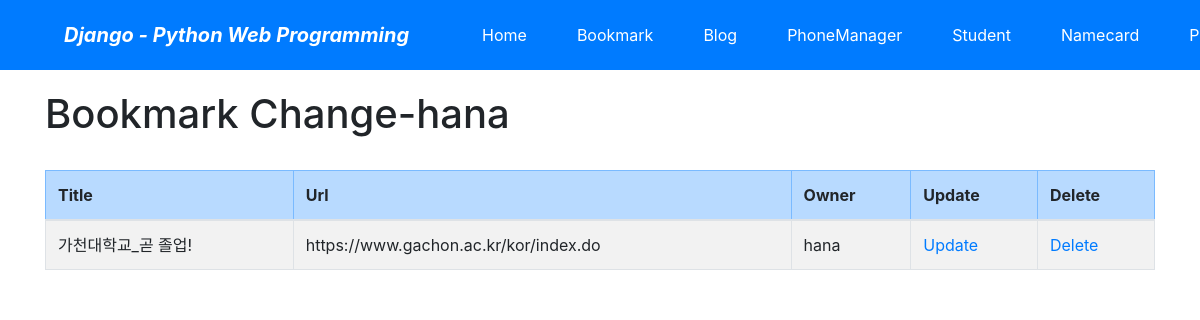
The app's page /bookmark/change/ (signed in) with its own data.
### bookmark/models.py (models this page shows, shortened)
class Bookmark(models.Model):
    title = models.CharField('TITLE', max_length=100, blank=True)
    url = models.URLField('URL', unique=True)
    owner = models.ForeignKey(User, on_delete=models.CASCADE, blank=True, null=True)

### bookmark/views.py (the view)
# urls.py: path('change/', views.BookmarkChangeLV.as_view(),name="change"),
class BookmarkChangeLV(LoginRequiredMixin,ListView):
    template_name = 'bookmark/bookmark_change_list.html'
    def get_queryset(self):
        return Bookmark.objects.filter(owner=self.request.user)

### bookmark/templates/bookmark/bookmark_change_list.html (shortened to what this page needs)
{% extends "base.html" %}
{% block content %}
<h1>Bookmark Change-{{user}}</h1>
<br>
<table class="table table-bordered table-condensed table-striped">
    <thead>
    <tr class="table-primary">
        <th>Title</th>
        <th>Url</th>
        <th>Owner</th>
        <th>Update</th>
        <th>Delete</th>
    </tr>
    </thead>
    <tbody>
    {% for item in object_list %}
    <tr>
        <td>{{item.title}}</td>
        <td>{{item.url}}</td>
        <td>{{item.owner}}</td>
        <td><a href="{% url 'bookmark:update' item.id %}">Update</a> </td>
        <td><a href="{% url 'bookmark:delete' item.id %}">Delete</a> </td>
    </tr>
    {% endfor %}
    </tbody>
</table>
{% endblock %}

### records on screen
Bookmark: title "가천대학교_곧 졸업!", url "https://www.gachon.ac.kr/kor/index.do", owner "hana"

### other values on screen
{{ user }} "hana"
